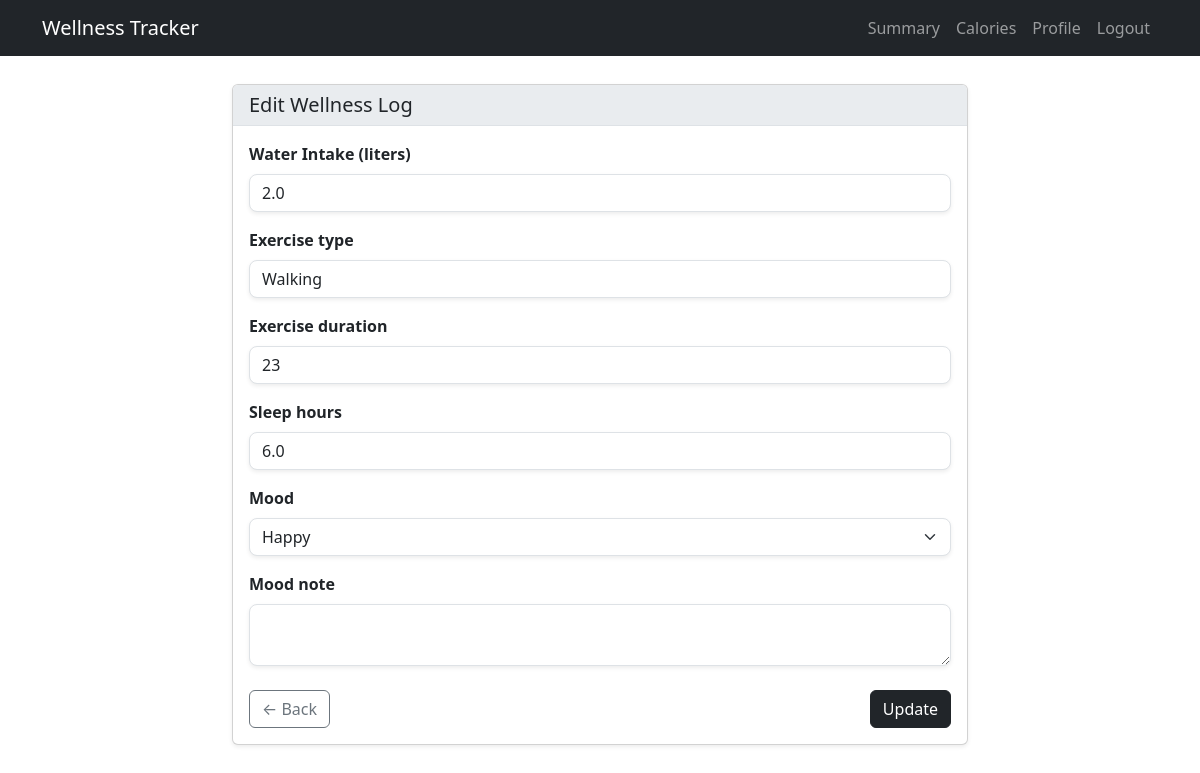
/edit/74/ (signed in), run on the app's committed database.
### WellnessApp/models.py (models this page shows, shortened)
class WellnessLog(models.Model):
    user = models.ForeignKey(User, on_delete=models.CASCADE)
    date = models.DateField(auto_now_add=True)
    time = models.TimeField(auto_now_add=True)
    water_intake_ml = models.FloatField(null=True, blank=True)
    exercise_type = models.CharField(max_length=100,choices= EXERCISE_MET, blank=True)
    exercise_duration = models.PositiveIntegerField(null=True, blank=True)
    sleep_hours = models.FloatField(null=True, blank=True)
    mood = models.CharField(max_length=50, choices=MOOD_CHOICES, blank=True)
    mood_note = models.TextField(blank=True)

### WellnessApp/views.py (the view)
# urls.py: path('edit/<int:pk>/', views.edit_log, name='edit_log'),
@login_required
def edit_log(request, pk):
    log = get_object_or_404(WellnessLog, pk=pk, user=request.user)
    if request.method == 'POST':
        form = WellnessLogForm(request.POST, instance=log)
        if form.is_valid():
            form.save()
            messages.success(request, 'Log updated successfully!')
            return redirect('dashboard')
    else:
        form = WellnessLogForm(instance=log)
    return render(request, 'WellnessApp/log_form.html', {'form': form})

### WellnessApp/forms.py (shortened to what this page needs)
class WellnessLogForm(forms.ModelForm):
    class Meta:
        model = WellnessLog
        fields = ['water_intake_ml', 'exercise_type', 'exercise_duration', 'sleep_hours', 'mood', 'mood_note']
        widgets = {
            'water_intake_ml': forms.NumberInput(attrs={
                'class': 'form-control',
                'step': '0.1',
                'placeholder': 'Enter water in liters'
            }),
            'mood_note': forms.Textarea(attrs={'rows': 2, 'class': 'form-control'}),
            'exercise_type': forms.Select(attrs={'class': 'form-control'}),
            'exercise_duration': forms.NumberInput(attrs={'class': 'form-control'}),
            'sleep_hours': forms.NumberInput(attrs={'class': 'form-control', 'step': '0.1'}),
            'mood': forms.Select(attrs={'class': 'form-select'}),
        }
        labels = {
            'water_intake_ml': 'Water Intake (liters)',
        }

### WellnessApp/templates/WellnessApp/log_form.html (shortened to what this page needs)
{% extends 'WellnessApp/base.html' %}
{% load widget_tweaks %}
{% block content %}
<div class="row justify-content-center">
  <div class="col-md-8">
    <div class="card shadow-sm">
      <div class="card-header bg-body-secondary border-bottom">
        <h5 class="mb-0">{% if form.instance.pk %}Edit{% else %}Add{% endif %} Wellness Log</h5>
      </div>
      <div class="card-body">
        <form method="post" novalidate>
          {% for field in form %}
          <div class="mb-3">
            <label class="form-label fw-semibold">{{ field.label }}</label>
            {{ field|add_class:"form-control rounded-3 shadow-sm" }}
          </div>
          {% endfor %}
          <div class="d-flex justify-content-between mt-4">
            <a href="{% url 'dashboard' %}" class="btn btn-outline-secondary">← Back</a>
            <button type="submit" class="btn btn-dark">{% if form.instance.pk %}Update{% else %}Save Log{% endif %}</button>
          </div>
        </form>
      </div>
    </div>
  </div>
</div>
{% endblock %}

### WellnessApp/templates/WellnessApp/base.html (style rules this page uses)
body { padding-top: 60px; }

### data on the page
WellnessLog: form "2.0" "Walking" "23" "6.0" "Happy"

### other printed values
{{ field.label }} "Water Intake (liters)" "Exercise type" "Exercise duration" "Sleep hours" "Mood" "Mood note"
